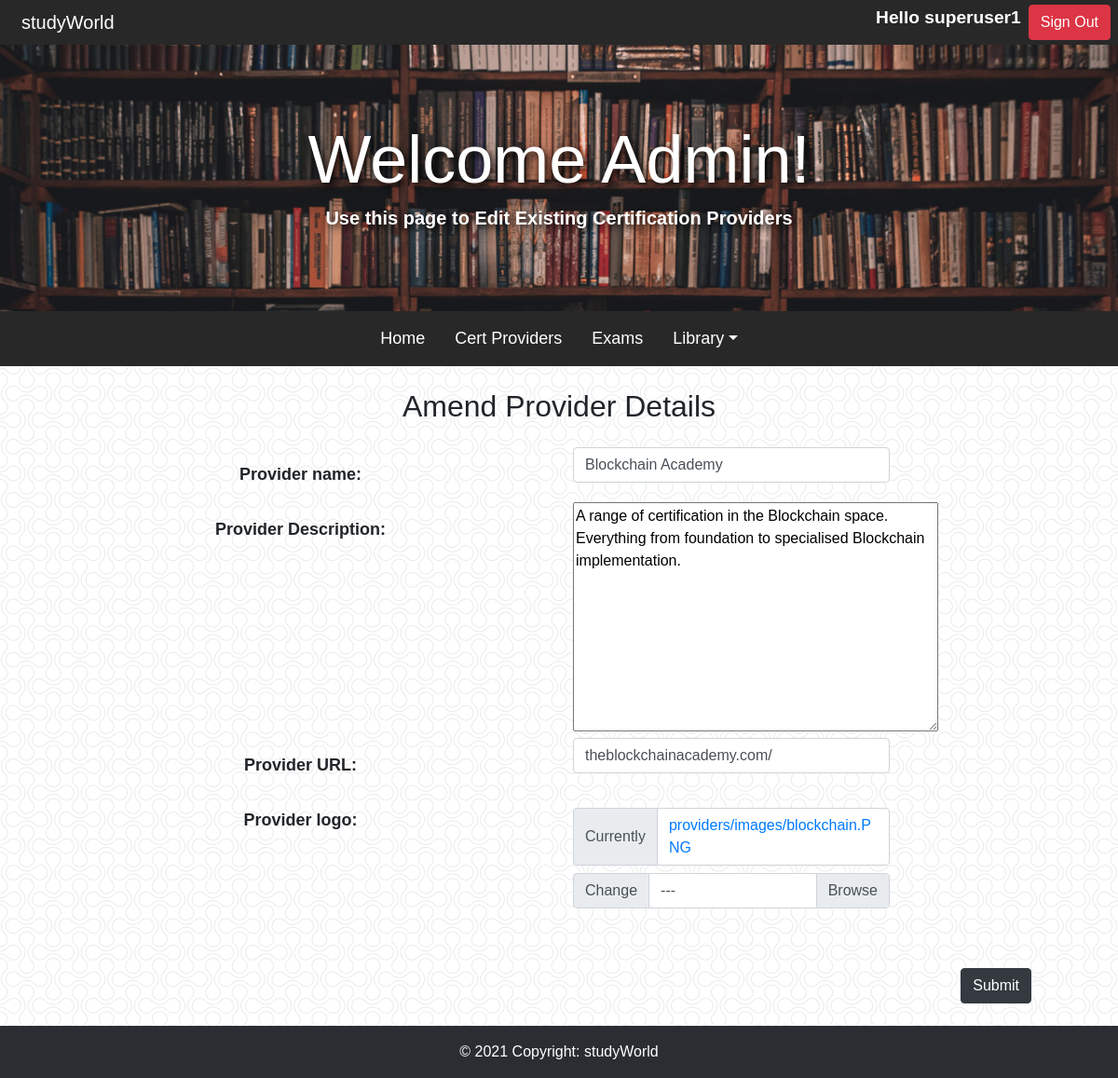
Page /providers/update/54 (signed in) on the committed database.
### providers/models.py (models this page shows, shortened)
class Providers(models.Model):
    name = models.CharField(max_length=50)
    description = models.CharField(max_length=200)
    url = models.CharField(max_length=50)
    logo = models.ImageField(upload_to='providers/images/', null=True)
    created = models.DateTimeField(auto_now_add=True)
    class Meta:
        ordering = ['created']

### providers/views.py (the view, shortened to what this page needs)
# urls.py: path('providers/update/<pk>', providers_update, name='providers-update'),
def providers_update(request, pk):
    if request.user.is_staff:
        provider = Providers.objects.get(id=pk)
        form = providerCreateForm(instance=provider)
        context = {'form':form}
        return render(request, 'update.html', context)
    else:
        return redirect('index')

### providers/forms.py
class providerCreateForm(forms.ModelForm):
    name = forms.CharField(widget=forms.TextInput(attrs={'placeholder': 'Provider Name'}))
    description = forms.CharField(widget=forms.TextInput(attrs={'placeholder': 'Provider description'}))
    url = forms.CharField(widget=forms.TextInput(attrs={'placeholder': 'url'}))
    logo = forms.ImageField()
    def __init__(self, *args, **kwargs):
        super(providerCreateForm, self).__init__(*args, **kwargs)
        self.helper = FormHelper()
        self.helper.form_show_labels = False
    class Meta:
        model = Providers
        fields = ['name', 'description', 'url', 'logo']

### providers/templates/update.html (shortened to what this page needs)
{% extends "base.html" %}
{% load crispy_forms_tags %}
{% load static %}
{% block scripts %}
    <link rel="stylesheet" type="text/css" href="{% static 'css/main.css' %}">
{% endblock scripts %}
{% block content %}
<div class="jumbotron jumbotron-fluid">
    <div class="container">
        <h1 class="display-3 text-center">
            <strong>
                Welcome Admin!
            </strong>
        </h1>
        <h5 class="text-center">
            <strong>
                Use this page to Edit Existing Certification Providers
            </strong>
        </h5>
    </div>
</div>
{% include "navbar.html" %}
<div class="container">
    <h2 class="my-4 text-center">
        Amend Provider Details
    </h2>
    <form method="post" enctype="multipart/form-data">
        <div class="container">
            <div class="row">
                <div class="col-md-6 pt-3 text-center">
                    <p class="fieldname">Provider name:</p>
                </div>
                <div class="col-md-4 text-left">
                    {{ form.name|as_crispy_field }}
                </div>
            </div>
            <div class="row">
                <div class="col-md-6 pt-3 text-center">
                    <p class="fieldname">Provider Description:</p>
                </div>
                <div class="col-md-4 text-center">
                    {{ form.description.as_textarea }}
                </div>
            </div>
            <div class="row">
                <div class="col-md-6 pt-3 text-center">
                    <p class="fieldname">Provider URL:</p>
                </div>
                <div class="col-md-4 text-left">
                    {{ form.url|as_crispy_field }}
                </div>
            </div>
            <div class="row">
                <div class="col-md-6 pt-3 text-center">
                    <p class="fieldname">Provider logo:</p>
                </div>
                <div class="col-md-4 pt-3">
                    {{ form.logo|as_crispy_field }}
                </div>
            </div>
            <br>
        </div>
        <div class="text-right pr-5">
            <button class="btn btn-dark my-4" type="submit">Submit</button>
        </div>
    </form>
</div>
{% endblock content %}

### templates/base.html (shortened to what this page needs)
{% load static %}
<!DOCTYPE html>
<html lang="en">
    <head>
        <link rel="stylesheet" href="https://cdn.jsdelivr.net/npm/bootstrap@4.5.3/dist/css/bootstrap.min.css">
        <link rel="stylesheet" type="text/css" href="{% static 'css/style.css' %}">
        {% block scripts %}
        {% endblock scripts %}
    </head>
    <div class="container-fluid headpanel">
        <div class="row">
          <div class="col-8"><a class="navbar-brand mx-2 my-1 studyworld" href="{% url 'index' %}">studyWorld</a></div>
          <div class="col-4 align-self-center px-2">
            {% if user.is_authenticated %}
              <a class="btn btn-md btn-danger fw-bold float-right" href="{% url 'members:member-signout' %}" type="submit">Sign Out</a>
              <a class="text-wrap pr-2 float-right" id="greeting"> Hello {{request.user}}</a>
            {% else %}
              <a class="btn btn-md btn-success fw-bold float-right" href="{% url 'members:member-register' %}" type="submit">Join</a>
              <a class="btn btn-md btn-success fw-bold float-right mx-2" href="{% url 'members:member-signin' %}" type="submit">Sign In</a>
            {% endif %}
          </div>
        </div>
      </div>
    <body>
        {% block content %}
        {% endblock content %}
    </body>
<footer class="bg-dark text-center text-white">
  <div class="text-center p-3" style="background-color: rgba(0, 0, 0, 0.2);">
    © 2021 Copyright:
    <a class="text-white">studyWorld</a>
  </div>
</footer>
</html>

### static/css/style.css (style rules this page uses)
body, html { height: 100%; margin: 0; font-family: Arial; background-color: white; background-image: url('../images/backgrounds/bubble.png'); }
.studyworld { color:white }
.headpanel { background-color: rgb(40, 40, 40); }
#greeting { color: white; font-size: larger; font-weight: bold; }
.jumbotron { color: white; text-shadow: 3px 3px 8px #000000; margin-bottom: 0 !important; background-image: url('/static/images/jumbotron/resource.png'); background-size: cover; padding: 5rem 3rem; background-color: rgb(65, 65, 65); }

### providers/static/css/main.css (style rules this page uses)
.fieldname { font-weight: bold; font-size: large; }

### rows in the picture
Providers: name "Blockchain Academy", description "A range of certification in the Blockchain space. Everything from foundation to specialised Blockchain implementation.", url "theblockchainacademy.com/", logo|as_crispy_field "Currently providers/images/blockchain.PNG Change ---"

### other values in the picture
{{ request.user }} "superuser1"
